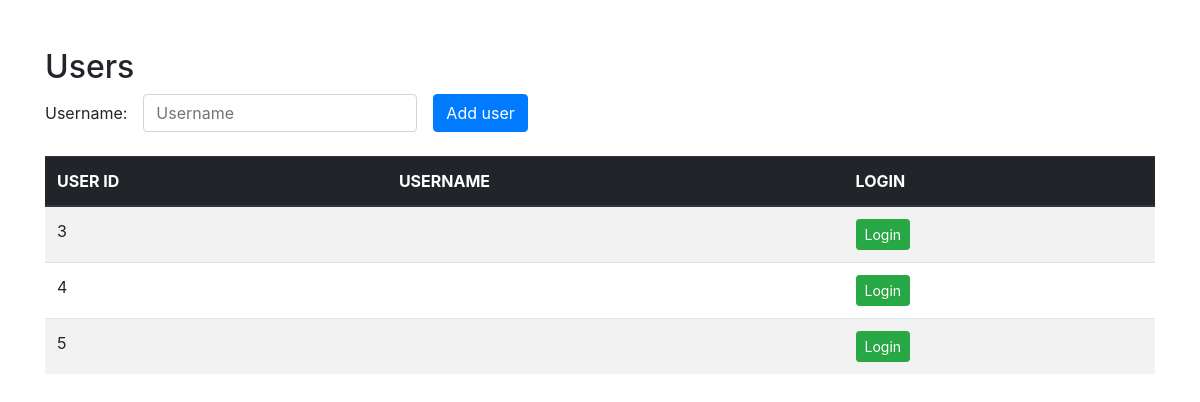
Before: / with the older database file.
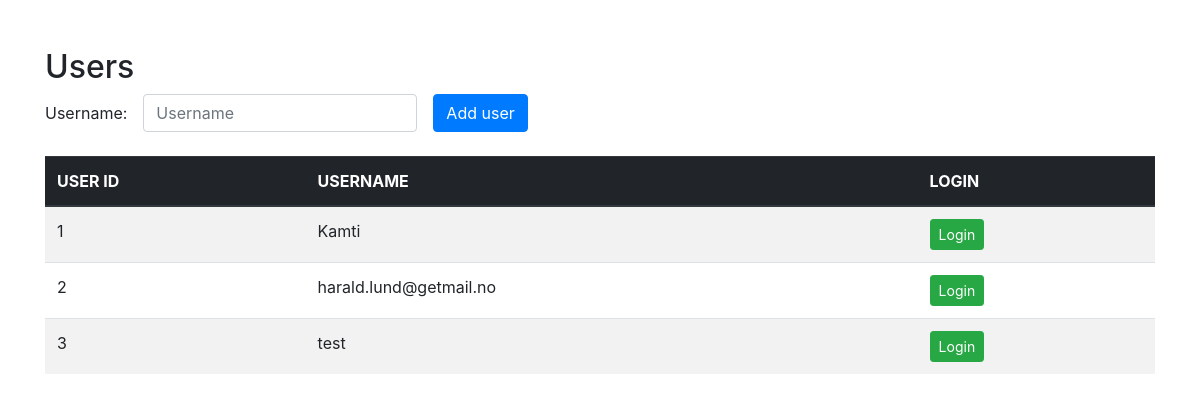
After: the same page with the newer database file.
### app.py (models this page shows, shortened)
class UserModel(db.Model):
    user_id = db.Column(db.Integer, primary_key=True)
    username = db.Column(db.String(30), nullable=False)

### app.py (the view)
@app.route("/", methods=['GET', 'POST'])
def index():
    return render_template('login.html', uservalues=UserModel.query.all())

### templates/login.html (shortened to what this page needs)
<!DOCTYPE html>
<html lang="en">
<head>
    <link rel="stylesheet" href="https://maxcdn.bootstrapcdn.com/bootstrap/4.0.0/css/bootstrap.min.css"
>
</head>
<body>
    <div class="container mt-5">
        <div class="row">
            <div class="col-sm">
                <h2>
                    Users
                </h2>
                <form action="/api/users" method="POST" class="form-inline">
                    <div class="form-group mb-2"><span>Username:</span></div>
                    <div class="form-group mx-sm-3 mb-2">
                        <input type="text" class="form-control" name="username" id="username"
                            placeholder="Username">
                    </div>
                    <button class="btn btn-primary mb-2" type="submit">Add user</button>
                </form>
                <table class="table table-striped mt-3">
                    <thead class="thead-dark">
                        <tr>
                            <th scope="col">USER ID</th>
                            <th scope="col">USERNAME</th>
                            <th scope="col">LOGIN</th>
                        </tr>
                    </thead>
                    <tbody>
                    {% for item in uservalues %}
                        <tr>
                            <td>{{item.user_id}}</td>
                            <td>{{item.username}}</td>
                            <td>
                                <form action="/api/userlogin">
                                    <button class="btn btn-success btn-sm" type="submit">Login</button>
                                </form>
                            </td>
                        </tr>
                        {% endfor %}
                    </tbody>
                </table>
            </div>
        </div>
</body>

Changed rows visible on the page:
removed UserModel: user_id "4"
removed UserModel: user_id "5"
added UserModel: user_id "1", username "Kamti"
added UserModel: user_id "2", username "harald.lund@getmail.no"
changed UserModel id 3: username (not shown) → "test"
